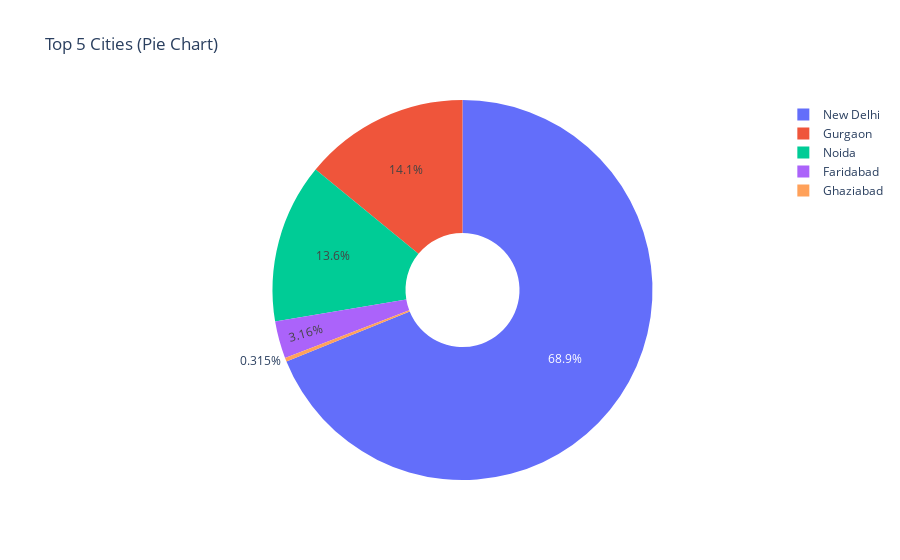

Here is the notebook cell this chart was saved with:
### Code cell
fig = px.pie(city_counts[:5], values='Count', names='City',
             title='Top 5 Cities (Pie Chart)',
             hole=0.3)
fig.show()

### Figure 1 — Plotly figure (JSON) as saved in the notebook; plotly's stock layout.template omitted (floating-point values rounded to 4 significant figures)
{"data": [{"domain": {"x": [0, 1], "y": [0, 1]}, "hole": 0.3, "hovertemplate": "City=%{label}<br>Count=%{value}<extra></extra>", "labels": ["New Delhi", "Gurgaon", "Noida", "Faridabad", "Ghaziabad"], "legendgroup": "", "name": "", "showlegend": true, "type": "pie", "values": [5473, 1118, 1080, 251, 25]}], "layout": {"legend": {"tracegroupgap": 0}, "title": {"text": "Top 5 Cities (Pie Chart)"}}}
